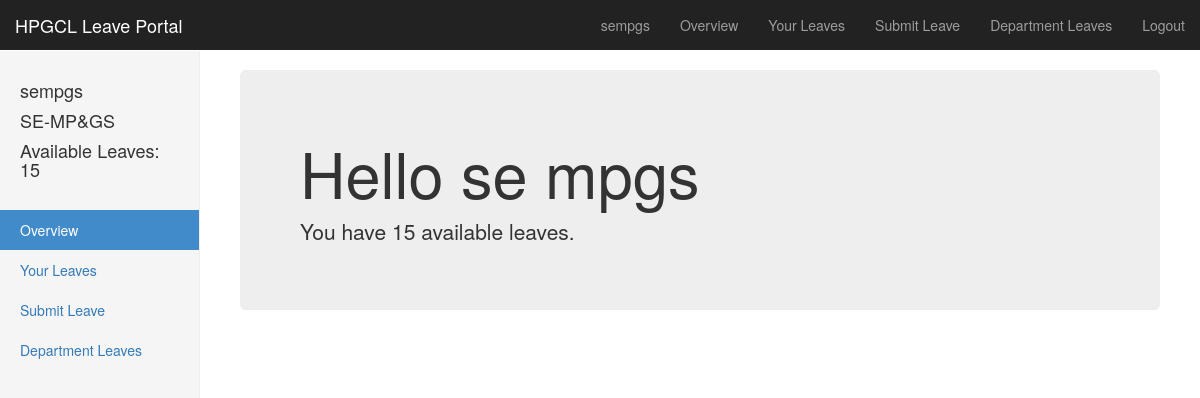
Page / (signed in) on the committed database.
### leave/models.py (models this page shows, shortened)
class User(AbstractUser):
    DESIGNATION_CHOICES = (
        ("CE", "CE"),
        ("SE", "SE"),
        ("XEN", "XEN"),
        ("AEE", "AEE"),
    )
    STATION_CHOICES = (
        ("Hisar", "Hisar"),
        ("Panipat", "Panipat"),
        ("Yamuna Nagar", "Yamuna Nagar"),
        ("Panchkula", "Panchkula"),
    )
    DEPARTMENT_CHOICES = (
        ("MP&GS", "MP&GS"),
        ("O&M1", "O&M1"),
        ("O&M2", "QAO&M2"),
        ("M&T", "M&T"),
        ("MM&Store", "MM&Store"),
        ("Civil", "Civil"),
    )
    department = models.CharField(max_length=200, blank=False, null=False, choices=DEPARTMENT_CHOICES)
    available_leaves = models.IntegerField(default=15)
    designation = models.CharField(max_length=200, blank=False, null=False, choices=DESIGNATION_CHOICES)
    power_station = models.CharField(max_length=200, blank=False, null=False, choices=STATION_CHOICES, default="")

### leave/views.py (the view)
# urls.py: 2. Add a URL to urlpatterns:  url(r'^$', views.home, name='home')
def home(request):
    if request.user.is_authenticated():
        return render(request, 'leave/index.html', {})
    else:
        return redirect('/accounts/login')

### leave/templates/leave/index.html
{% extends "leave/base.html" %} {% load staticfiles %}{% block content %}
<div class="container-fluid">
    <div class="row">
        <div class="col-sm-3 col-md-2 sidebar">
            <ul class="nav nav-sidebar">
                <li style="padding-right: 20px;padding-left: 20px;">
                    <h4>{{request.user.username}}</h4>
                </li>
                <li style="padding-right: 20px;padding-left: 20px;">
                    <h4>{{request.user.designation}}-{{request.user.department}}</a>
                </li>
                <li style="padding-right: 20px;padding-left: 20px;">
                    <h4>Available Leaves: {{request.user.available_leaves}}</h4>
                </li>
            </ul>
            <ul class="nav nav-sidebar">
                <li class="active">
                    <a href="{% url 'home' %}">Overview
                    </a>
                </li>
                <li>
                    <a href="{% url 'your_leaves' %}">Your Leaves</a>
                </li>
                <li>
                    <a href="{% url 'submit_leave' %}">Submit Leave</a>
                </li>
                <li>
                    <a href="{% url 'department_leaves' %}">Department Leaves</a>
                </li>
            </ul>
        </div>
        <div class="col-sm-9 col-sm-offset-3 col-md-10 col-md-offset-2 main">
            <div class="jumbotron">
                <h1 class="display-4">Hello {{ request.user.first_name }} {{ request.user.last_name }}</h1>
                <p class="lead">You have {{request.user.available_leaves}} available leaves.</p>
            </div>
        </div>
    </div>
</div>
{% endblock %}

### leave/templates/leave/base.html (shortened to what this page needs)
{% load staticfiles %}
<!DOCTYPE html>
<html lang="en">
<head>
    <link rel="stylesheet" href="https://maxcdn.bootstrapcdn.com/bootstrap/3.3.7/css/bootstrap.min.css"
>
    <link rel="stylesheet" href="{% static 'css/dashboard.css' %}">
    <link rel="stylesheet" href="{% static 'css/datepicker.css' %}"> {% block extend_head %} {% endblock %}
</head>
<body>
    <nav class="navbar navbar-inverse navbar-fixed-top">
        <div class="container-fluid">
            <div class="navbar-header">
                <a class="navbar-brand" href="#">HPGCL Leave Portal</a>
            </div>
            <div id="navbar" class="navbar-collapse collapse">
                <ul class="nav navbar-nav navbar-right">
                    <li>
                        <a href="#">{{ request.user.username }}</a>
                    </li>
                    {% if request.user.is_authenticated %}
                    <li>
                        <a href="{% url 'home' %}">Overview
                        </a>
                    </li>
                    <li>
                        <a href="{% url 'your_leaves' %}">Your Leaves</a>
                    </li>
                    <li>
                        <a href="{% url 'submit_leave' %}">Submit Leave</a>
                    </li>
                    <li>
                        <a href="{% url 'department_leaves' %}">Department Leaves</a>
                    </li>
                    <li>
                        <a href="{% url 'auth_logout' %}?next=/">Logout</a>
                    </li>
                    {% endif %}
                </ul>
            </div>
        </div>
    </nav>
    {% block content %} {% endblock %}
</body>
</html>

### leave/static/css/dashboard.css (style rules this page uses)
body { padding-top: 50px; }
.navbar-fixed-top { border: 0; }
.sidebar { display: none; }
@media (min-width: 768px) { .sidebar { position: fixed; top: 51px; bottom: 0; left: 0; z-index: 1000; display: block; padding: 20px; overflow-x: hidden; overflow-y: auto; background-color: #f5f5f5; border-right: 1px solid #eee; } }
.nav-sidebar { margin-right: -21px; margin-bottom: 20px; margin-left: -20px; }
.nav-sidebar > li > a { padding-right: 20px; padding-left: 20px; }
.nav-sidebar > .active > a, .nav-sidebar > .active > a:hover, .nav-sidebar > .active > a:focus { color: #fff; background-color: #428bca; }
.main { padding: 20px; }
@media (min-width: 768px) { .main { padding-right: 40px; padding-left: 40px; } }

### rows in the picture
User: user.username "sempgs", user.designation "SE", user.department "MP&GS", user.available_leaves "15", user.first_name "se", user.last_name "mpgs"
